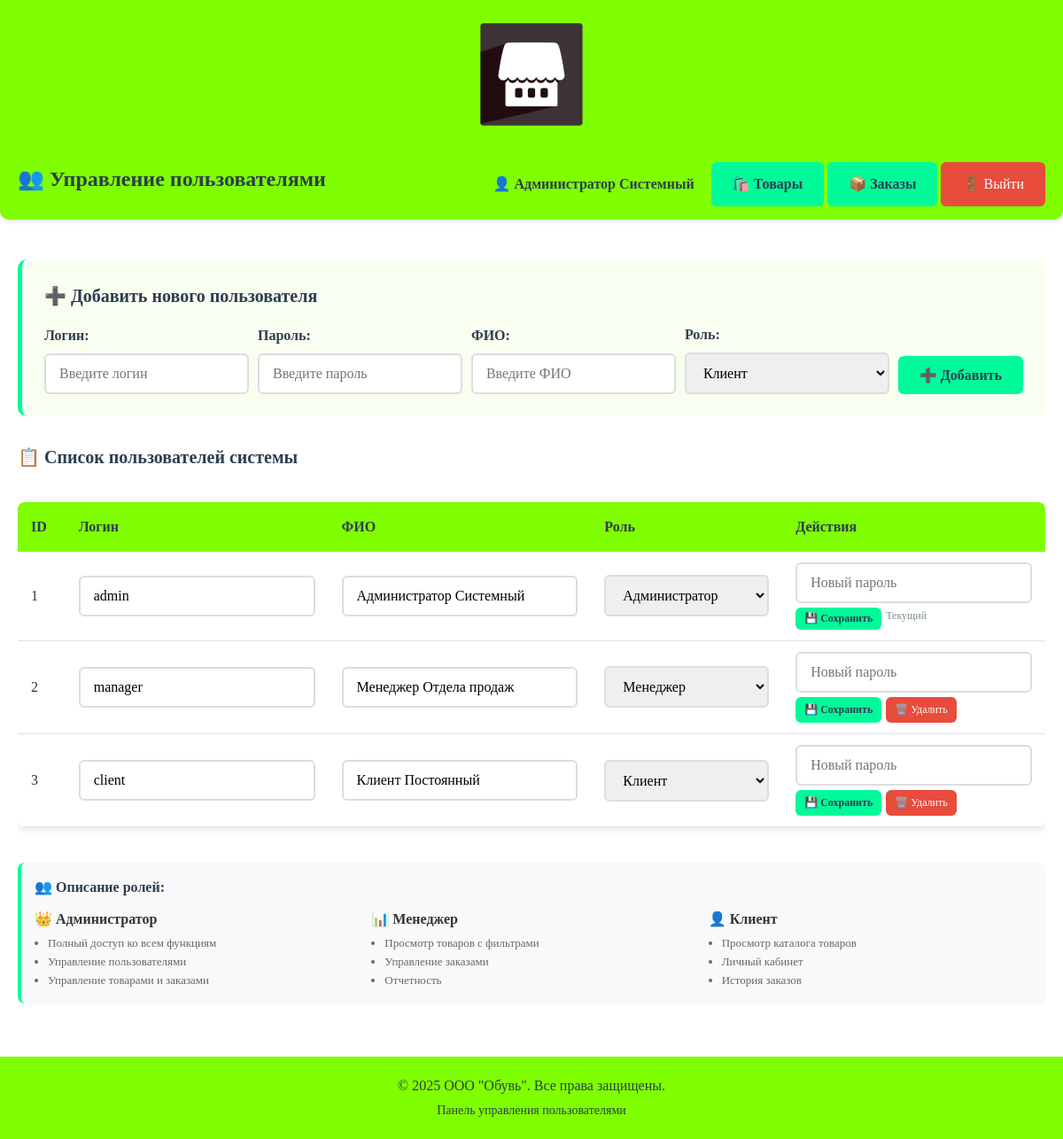
The page /obuv_shop/admin_users.php (signed in) on the database its author committed.
### tables this page shows
CREATE TABLE `users` (
  `id` int(11) NOT NULL,
  `login` varchar(50) NOT NULL,
  `password` varchar(255) NOT NULL,
  `role` enum('client','manager','admin') NOT NULL,
  `fio` varchar(100) DEFAULT NULL
);

### obuv_shop/admin_users.php (the view, shortened to what this page needs)
<?php
include 'config.php';
$users = $pdo->query("SELECT * FROM users ORDER BY id")->fetchAll();
?>
<!DOCTYPE html>
<html lang="ru">
<head>
    <link rel="stylesheet" href="style.css">
</head>
<body>
    <div class="header">
        <img src="images/logo.png" alt="ООО Обувь" class="logo" onerror="this.style.display='none'; document.getElementById('logo-text').style.display='block';">
    </div>
    <div class="nav">
        <h2>👥 Управление пользователями</h2>
        <div class="nav-links">
            <span style="margin-right: 15px; color: #2c3e50; font-weight: bold;">
                👤 <?= htmlspecialchars($_SESSION['fio'] ?? 'Пользователь') ?>
            </span>
            <a href="products.php" class="btn btn-primary">🛍️ Товары</a>
            <a href="admin_products.php" class="btn btn-primary">📦 Заказы</a>
            <a href="logout.php" class="btn btn-danger">🚪 Выйти</a>
        </div>
    </div>
    <div style="padding: 20px;">
        <div class="filters-panel">
            <h3>➕ Добавить нового пользователя</h3>
            <form method="POST">
                <div style="display: grid; grid-template-columns: 1fr 1fr 1fr 1fr auto; gap: 10px; align-items: end;">
                    <div>
                        <label class="form-label">Логин:</label>
                        <input type="text" name="login" class="form-control" required placeholder="Введите логин">
                    </div>
                    <div>
                        <label class="form-label">Пароль:</label>
                        <input type="password" name="password" class="form-control" required placeholder="Введите пароль">
                    </div>
                    <div>
                        <label class="form-label">ФИО:</label>
                        <input type="text" name="fio" class="form-control" required placeholder="Введите ФИО">
                    </div>
                    <div>
                        <label class="form-label">Роль:</label>
                        <select name="role" class="form-control" required>
                            <option value="client">Клиент</option>
                        </select>
                    </div>
                    <div>
                        <button type="submit" class="btn btn-primary">➕ Добавить</button>
                    </div>
                </div>
            </form>
        </div>
        <h3 style="margin-top: 30px;">📋 Список пользователей системы</h3>
        <?php if (empty($users)): ?>
            <div class="alert alert-error">Пользователи не найдены</div>
        <?php else: ?>
            <div style="overflow-x: auto;">
                <table class="data-table">
                    <thead>
                        <tr>
                            <th>ID</th>
                            <th>Логин</th>
                            <th>ФИО</th>
                            <th>Роль</th>
                            <th>Действия</th>
                        </tr>
                    </thead>
                    <tbody>
                        <?php foreach ($users as $user): ?>
                        <tr>
                            <form method="POST">
                                <td><?= $user['id'] ?></td>
                                <td>
                                    <input type="text" name="login" value="<?= htmlspecialchars($user['login']) ?>"
                                           class="form-control" style="width: 100%;" required>
                                </td>
                                <td>
                                    <input type="text" name="fio" value="<?= htmlspecialchars($user['fio'] ?? '') ?>"
                                           class="form-control" style="width: 100%;" required>
                                </td>
                                <td>
                                    <select name="role" class="form-control" style="width: 100%;" required>
                                        <option value="client" <?= $user['role'] == 'client' ? 'selected' : '' ?>>Клиент</option>
                                        <option value="manager" <?= $user['role'] == 'manager' ? 'selected' : '' ?>>Менеджер</option>
                                        <option value="admin" <?= $user['role'] == 'admin' ? 'selected' : '' ?>>Администратор</option>
                                    </select>
                                </td>
                                <td style="white-space: nowrap;">
                                    <div style="display: flex; gap: 5px; flex-direction: column;">
                                        <input type="password" name="password" placeholder="Новый пароль"
                                               class="form-control" style="width: 100%;">
                                        <div style="display: flex; gap: 5px;">
                                            <button type="submit" class="btn btn-primary" style="padding: 5px 10px; font-size: 12px;">
                                                💾 Сохранить
                                            </button>
                                            <?php if ($user['id'] != $_SESSION['user_id']): ?>
                                                <a href="admin_users.php?delete=<?= $user['id'] ?>"
                                                   class="btn btn-danger"
                                                   style="padding: 5px 10px; font-size: 12px;"
                                                   onclick="return confirm('Удалить пользователя <?= htmlspecialchars($user['login']) ?>?')">
                                                    🗑️ Удалить
                                                </a>
                                            <?php else: ?>
                                                <span style="color: #7f8c8d; font-size: 12px;">Текущий</span>
                                            <?php endif; ?>
                                        </div>
                                    </div>
                                </td>
                            </form>
                        </tr>
                        <?php endforeach; ?>
                    </tbody>
                </table>
            </div>
            <div style="margin-top: 20px; padding: 15px; background: #f8f9fa; border-radius: 8px; border-left: 4px solid #00FA9A;">
                <h4 style="margin-bottom: 10px; color: #2c3e50;">👥 Описание ролей:</h4>
                <div style="display: grid; grid-template-columns: repeat(auto-fit, minmax(200px, 1fr)); gap: 15px;">
                    <div>
                        <strong>👑 Администратор</strong>
                        <ul style="margin: 5px 0 0 15px; font-size: 13px; color: #666;">
                            <li>Полный доступ ко всем функциям</li>
                            <li>Управление пользователями</li>
                            <li>Управление товарами и заказами</li>
                        </ul>
                    </div>
                    <div>
                        <strong>📊 Менеджер</strong>
                        <ul style="margin: 5px 0 0 15px; font-size: 13px; color: #666;">
                            <li>Просмотр товаров с фильтрами</li>
                            <li>Управление заказами</li>
                            <li>Отчетность</li>
                        </ul>
                    </div>
                    <div>
                        <strong>👤 Клиент</strong>
                        <ul style="margin: 5px 0 0 15px; font-size: 13px; color: #666;">
                            <li>Просмотр каталога товаров</li>
                            <li>Личный кабинет</li>
                            <li>История заказов</li>
                        </ul>
                    </div>
                </div>
            </div>
        <?php endif; ?>
    </div>
    <div class="text-center mt-20 p-20" style="background-color: #7FFF00; margin-top: 40px;">
        <p style="margin: 0; color: #2c3e50;">&copy; 2025 ООО "Обувь". Все права защищены.</p>
        <p style="margin: 5px 0 0; color: #2c3e50; font-size: 14px;">Панель управления пользователями</p>
    </div>
</body>
</html>

### obuv_shop/style.css (style rules this page uses)
* { margin: 0; padding: 0; box-sizing: border-box; }
body { font-family: "Times New Roman", Times, serif; background-color: #FFFFFF; color: #333333; line-height: 1.6; }
h1, h2, h3, h4, h5, h6 { font-family: "Times New Roman", Times, serif; color: #2c3e50; margin-bottom: 15px; }
h2 { font-size: 24px; color: #2E8B57; }
h3 { font-size: 20px; color: #2c3e50; }
p { margin-bottom: 15px; font-size: 16px; }
.header { background-color: #7FFF00; padding: 20px 0; text-align: center; box-shadow: 0 2px 10px rgba(0,0,0,0.1); }
.logo { max-width: 250px; height: auto; display: block; margin: 0 auto; }
.nav { background-color: #7FFF00; padding: 15px 20px; margin-bottom: 25px; border-radius: 0 0 10px 10px; box-shadow: 0 2px 5px rgba(0,0,0,0.1); }
.nav h2 { display: inline-block; margin: 0; color: #2c3e50; }
.nav-links { float: right; }
.btn { display: inline-block; padding: 12px 24px; border: none; border-radius: 6px; font-family: "Times New Roman", Times, serif; font-size: 16px; text-decoration: none; cursor: pointer; transition: all 0.3s ease; text-align: center; }
.btn-primary { background-color: #00FA9A; color: #2c3e50; font-weight: bold; }
.btn-danger { background-color: #e74c3c; color: white; }
.form-label { display: block; margin-bottom: 8px; font-weight: bold; color: #2c3e50; }
.form-control { width: 100%; padding: 12px 15px; border: 2px solid #ddd; border-radius: 6px; font-family: "Times New Roman", Times, serif; font-size: 16px; transition: border-color 0.3s ease; }
.data-table { width: 100%; border-collapse: collapse; margin: 20px 0; background: white; border-radius: 8px; overflow: hidden; box-shadow: 0 3px 10px rgba(0,0,0,0.1); }
.data-table th { background-color: #7FFF00; color: #2c3e50; padding: 15px; text-align: left; font-weight: bold; }
.data-table td { padding: 12px 15px; border-bottom: 1px solid #e1e1e1; }
.filters-panel { background-color: #f8fff0; padding: 25px; margin-bottom: 25px; border-radius: 10px; border-left: 5px solid #00FA9A; }
.text-center { text-align: center; }
.mt-20 { margin-top: 20px; }
.p-20 { padding: 20px; }

### rows shown on the page
users: id "1", login "admin", fio "Администратор Системный", role "Администратор", shows "Текущий"
users: id "2", login "manager", fio "Менеджер Отдела продаж", role "Менеджер"
users: id "3", login "client", fio "Клиент Постоянный", role "Клиент"

### other values the page prints
$_SESSION['fio'] "Администратор Системный"
